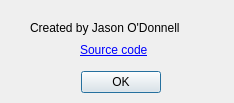
<?xml version="1.0" encoding="UTF-8"?>
<ui version="4.0">
 <class>About</class>
 <widget class="QDialog" name="About">
  <property name="geometry">
   <rect>
    <x>0</x>
    <y>0</y>
    <width>234</width>
    <height>103</height>
   </rect>
  </property>
  <property name="windowTitle">
   <string>Dialog</string>
  </property>
  <widget class="QDialogButtonBox" name="buttonBox">
   <property name="geometry">
    <rect>
     <x>0</x>
     <y>70</y>
     <width>161</width>
     <height>24</height>
    </rect>
   </property>
   <property name="orientation">
    <enum>Qt::Horizontal</enum>
   </property>
   <property name="standardButtons">
    <set>QDialogButtonBox::Ok</set>
   </property>
  </widget>
  <widget class="QLabel" name="label">
   <property name="geometry">
    <rect>
     <x>30</x>
     <y>20</y>
     <width>191</width>
     <height>16</height>
    </rect>
   </property>
   <property name="text">
    <string>Created by Jason O'Donnell</string>
   </property>
   <property name="wordWrap">
    <bool>true</bool>
   </property>
  </widget>
  <widget class="QLabel" name="label_2">
   <property name="geometry">
    <rect>
     <x>80</x>
     <y>40</y>
     <width>81</width>
     <height>20</height>
    </rect>
   </property>
   <property name="text">
    <string>&lt;a href=&quot;www.github.com/dwaligon/twitchcreep&quot;&gt;Source code&lt;/a&gt;</string>
   </property>
   <property name="openExternalLinks">
    <bool>true</bool>
   </property>
  </widget>
 </widget>
 <resources/>
 <connections>
  <connection>
   <sender>buttonBox</sender>
   <signal>accepted()</signal>
   <receiver>About</receiver>
   <slot>accept()</slot>
   <hints>
    <hint type="sourcelabel">
     <x>248</x>
     <y>254</y>
    </hint>
    <hint type="destinationlabel">
     <x>157</x>
     <y>274</y>
    </hint>
   </hints>
  </connection>
 </connections>
</ui>
